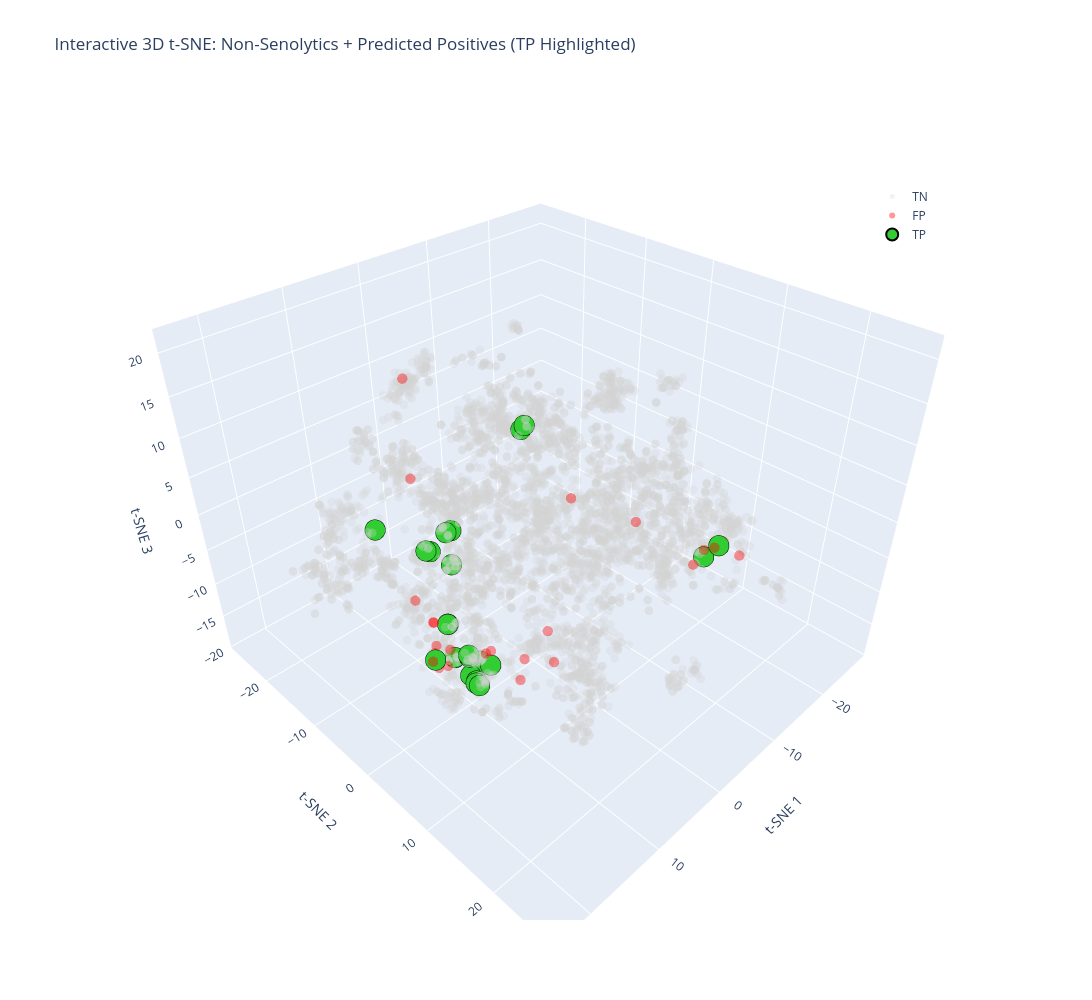
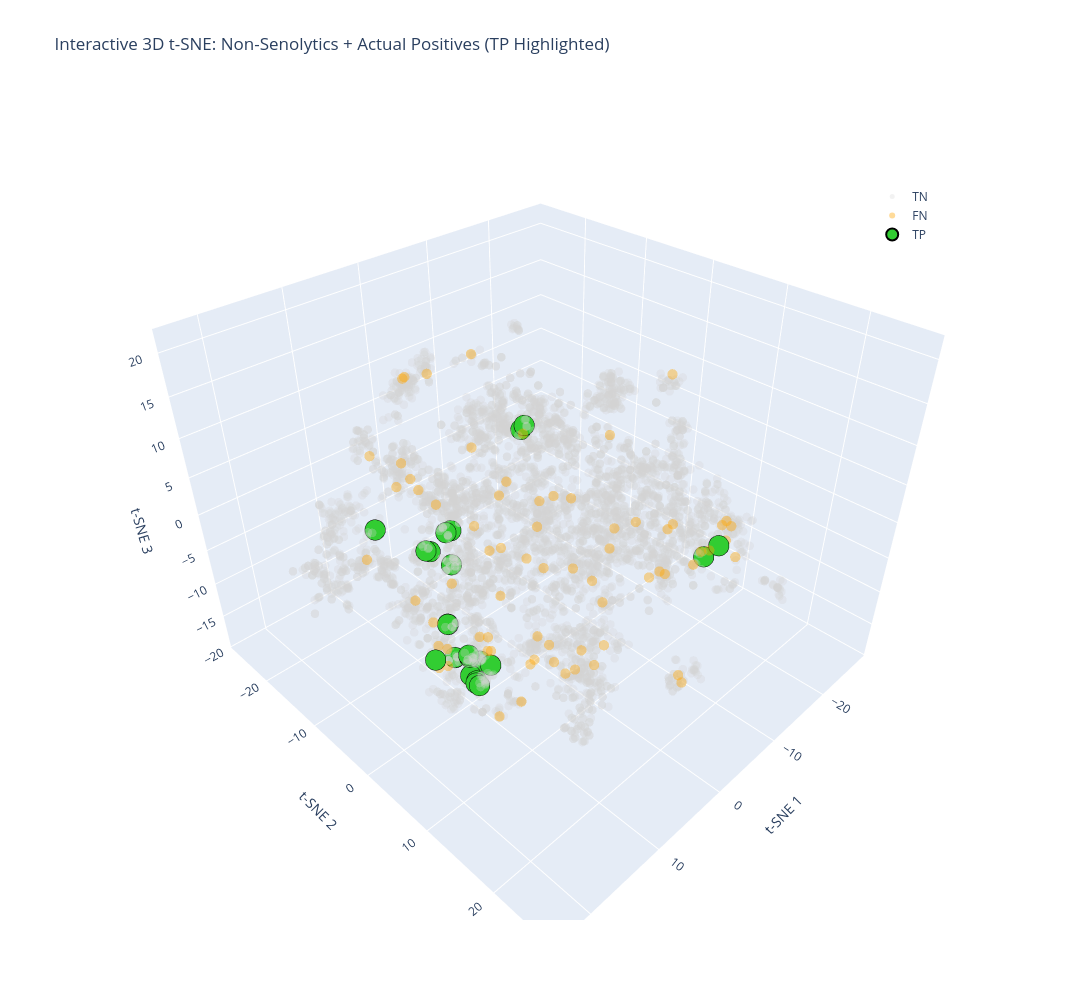

Notebook code for these charts, in order:
### Code cell
import plotly.graph_objects as go
from sklearn.preprocessing import StandardScaler
from sklearn.impute import SimpleImputer
from sklearn.manifold import TSNE
import numpy as np

# 1️⃣ Impute missing values
imputer = SimpleImputer(strategy="mean")
X_imputed = imputer.fit_transform(X.values)

# 2️⃣ Scale features
scaler = StandardScaler()
X_scaled = scaler.fit_transform(X_imputed)

# 3️⃣ Check for NaNs / Infs
if np.any(np.isnan(X_scaled)) or np.any(np.isinf(X_scaled)):
    raise ValueError("Data contains NaNs or Infs after scaling!")

# 4️⃣ Compute t-SNE in 3D
tsne = TSNE(n_components=3, metric="cosine", perplexity=50, max_iter=1000, init='pca', random_state=42)
X_tsne = tsne.fit_transform(X_scaled)

# Map outcomes
outcome = np.array([
    "TP" if t==1 and p==1 else
    "TN" if t==0 and p==0 else
    "FN" if t==1 and p==0 else
    "FP" for t,p in zip(loocv_df["true"], loocv_df["pred"])
])

# Get indices
neg_idx = np.where(outcome == "TN")[0]
tp_idx  = np.where(outcome == "TP")[0]
fp_idx  = np.where(outcome == "FP")[0]
fn_idx  = np.where(outcome == "FN")[0]

# -----------------------
# Interactive 3D Plot: Negatives + Predicted Positives (TP + FP)
# -----------------------
fig = go.Figure()

# Background negatives (faded)
fig.add_trace(go.Scatter3d(
    x=X_tsne[neg_idx,0], y=X_tsne[neg_idx,1], z=X_tsne[neg_idx,2],
    mode='markers',
    name='TN',
    marker=dict(size=5, color='lightgrey', opacity=0.3)
))

# Predicted FP (faded)
fig.add_trace(go.Scatter3d(
    x=X_tsne[fp_idx,0], y=X_tsne[fp_idx,1], z=X_tsne[fp_idx,2],
    mode='markers',
    name='FP',
    marker=dict(size=6, color='red', opacity=0.4)
))

# Predicted TP (highlighted)
fig.add_trace(go.Scatter3d(
    x=X_tsne[tp_idx,0], y=X_tsne[tp_idx,1], z=X_tsne[tp_idx,2],
    mode='markers',
    name='TP',
    marker=dict(size=12, color='limegreen', opacity=1.0, line=dict(color='black', width=2))
))

fig.update_layout(
    width=1400,
    height=1000,
    scene=dict(
        xaxis_title='t-SNE 1',
        yaxis_title='t-SNE 2',
        zaxis_title='t-SNE 3'
    ),
    title="Interactive 3D t-SNE: Non-Senolytics + Predicted Positives (TP Highlighted)",
    legend=dict(x=0.85, y=0.9)
)

fig.show()

# -----------------------
# Interactive 3D Plot: Negatives + Actual Positives (TP + FN)
# -----------------------
fig2 = go.Figure()

# Background negatives (faded)
fig2.add_trace(go.Scatter3d(
    x=X_tsne[neg_idx,0], y=X_tsne[neg_idx,1], z=X_tsne[neg_idx,2],
    mode='markers',
    name='TN',
    marker=dict(size=5, color='lightgrey', opacity=0.3)
))

# Actual FN (faded)
fig2.add_trace(go.Scatter3d(
    x=X_tsne[fn_idx,0], y=X_tsne[fn_idx,1], z=X_tsne[fn_idx,2],
    mode='markers',
    name='FN',
    marker=dict(size=6, color='orange', opacity=0.4)
))

# Actual TP (highlighted)
fig2.add_trace(go.Scatter3d(
    x=X_tsne[tp_idx,0], y=X_tsne[tp_idx,1], z=X_tsne[tp_idx,2],
    mode='markers',
    name='TP',
    marker=dict(size=12, color='limegreen', opacity=1.0, line=dict(color='black', width=2))
))

fig2.update_layout(
    width=1400,
    height=1000,
    scene=dict(
        xaxis_title='t-SNE 1',
        yaxis_title='t-SNE 2',
        zaxis_title='t-SNE 3'
    ),
    title="Interactive 3D t-SNE: Non-Senolytics + Actual Positives (TP Highlighted)",
    legend=dict(x=0.85, y=0.9)
)

fig2.show()

### Figure 1 — Plotly figure (JSON) as saved in the notebook; plotly's stock layout.template omitted (floating-point values rounded to 4 significant figures; data arrays with more than 128 entries replaced by an {"elided": "..."} marker saying what was removed)
{"data": [{"marker": {"color": "lightgrey", "opacity": 0.3, "size": 5}, "mode": "markers", "name": "TN", "type": "scatter3d", "x": {"elided": "4731 float values"}, "y": {"elided": "4731 float values"}, "z": {"elided": "4731 float values"}}, {"marker": {"color": "red", "opacity": 0.4, "size": 6}, "mode": "markers", "name": "FP", "type": "scatter3d", "x": [13.4, -1.213, -2.888, 3.624, -0.8814, -9.509, -14.96, 14.74, 17.44, 17.12, 18.44, -5.768, -8.084, 19.06, 8.781, 16.35, -10.39, 15.98, 13.84, -7.075, 16.74, -8.587, -4.553, 7.357, 11.62, 15.81, 15.63, 17.14, 16.34, 15.33, 15.54, 15.96], "y": [11.97, -1.586, -25.64, -16.86, -1.88, 6.867, -8.284, 7.548, 5.749, 3.327, 5.612, 18.78, 19.12, 5.559, 11.16, 2.534, 20.1, 8.725, 8.216, 19.14, 3.16, 19.15, 18.52, 10.67, 10.73, -1.014, 6.863, 11.31, 2.439, 3.556, 6.836, 8.282], "z": [-5.582, 11.67, 7.714, 0.1894, 11.14, -0.6796, -7.496, -5.08, -5.164, -5.28, -4.845, 3.869, 3.699, -3.609, -2.598, -2.138, 1.35, -6.799, -3.898, 3.649, -4.628, 3.589, 2.532, -8.169, -4.799, -1.705, -4.156, 0.05245, -2.17, -5.849, -4.49, -6.491]}, {"marker": {"color": "limegreen", "line": {"color": "black", "width": 2}, "opacity": 1, "size": 12}, "mode": "markers", "name": "TP", "type": "scatter3d", "x": [15.54, 8.391, 14.74, 13.58, 13.55, 13.56, 13.96, 14.0, 14.23, 16.11, 15.98, 16.13, 15.63, 15.96, 7.368, -8.72, 8.104, 10.69, 11.45, 18.74, -0.5334, 14.86, -7.673, -0.3342, 14.48, 16.13, 7.368, 8.104, 10.69, 11.45, -8.72], "y": [6.836, -4.131, 7.512, 1.172, 1.201, 1.153, 2.498, 2.493, 8.517, 7.58, 8.725, 8.37, 6.863, 8.282, -5.125, 16.87, -5.077, -4.715, -4.411, 5.536, -1.654, -8.332, 19.22, -1.948, 7.033, 8.37, -5.125, -5.077, -4.715, -4.411, 16.87], "z": [-4.49, -2.904, -5.136, -4.963, -4.977, -4.953, -8.559, -8.521, -5.35, -6.108, -6.799, -6.614, -4.156, -6.491, 0.6869, 0.3457, 0.8229, -0.1625, 0.5157, -3.601, 12.03, 3.005, 3.643, 11.51, -5.636, -6.614, 0.6869, 0.8229, -0.1625, 0.5158, 0.3457]}], "layout": {"height": 1000, "legend": {"x": 0.85, "y": 0.9}, "scene": {"xaxis": {"title": {"text": "t-SNE 1"}}, "yaxis": {"title": {"text": "t-SNE 2"}}, "zaxis": {"title": {"text": "t-SNE 3"}}}, "title": {"text": "Interactive 3D t-SNE: Non-Senolytics + Predicted Positives (TP Highlighted)"}, "width": 1400}}

### Figure 2 — Plotly figure (JSON) as saved in the notebook; plotly's stock layout.template omitted (floating-point values rounded to 4 significant figures; data arrays with more than 128 entries replaced by an {"elided": "..."} marker saying what was removed)
{"data": [{"marker": {"color": "lightgrey", "opacity": 0.3, "size": 5}, "mode": "markers", "name": "TN", "type": "scatter3d", "x": {"elided": "4731 float values"}, "y": {"elided": "4731 float values"}, "z": {"elided": "4731 float values"}}, {"marker": {"color": "orange", "opacity": 0.4, "size": 6}, "mode": "markers", "name": "FN", "type": "scatter3d", "x": [2.171, 15.81, -0.6504, 18.44, -11.26, 9.598, 17.44, -6.192, 7.357, -5.378, 16.97, 0.1781, -0.9146, 4.195, -8.291, 10.87, 9.554, 3.853, -2.189, -11.61, -10.76, -4.553, 5.87, -19.81, 16.34, -1.368, 5.289, 2.082, 16.56, 15.37, 9.103, 7.362, -6.01, -13.29, 10.93, 13.84, 15.41, -11.31, 10.73, -11.55, 11.65, 16.86, -9.069, 2.368, -6.384, -9.604, -2.888, -9.509, 4.38, -8.784, 8.831, 2.712, 9.371, 6.52, 2.371, -8.771, 5.46, 10.77, -1.795, 2.1, 6.842, -2.766, 3.653, -2.416, 16.94, -1.319, -7.516, -5.591, 3.148, 7.773, -14.96, 2.627], "y": [3.944, -1.014, -17.74, 5.611, 17.02, -9.918, 5.749, -16.35, 10.67, -9.992, 12.7, -1.094, -6.375, 5.376, 11.62, 3.016, -2.811, -2.936, -8.155, 17.92, 19.43, 18.52, -2.937, 2.546, 2.439, -11.35, -22.36, -2.983, 3.259, -9.824, -11.98, -5.22, 11.99, -9.802, 10.83, 8.216, 9.688, 17.45, -2.981, 0.7339, 10.15, 5.1, 19.1, -17.22, 19.01, 11.89, -25.64, 6.867, 14.85, 4.385, 11.4, 12.97, 15.54, 13.73, 23.37, 11.88, 14.58, 11.25, -1.145, 22.71, 15.13, -25.04, -16.85, -3.538, 11.36, 10.17, 12.95, 18.59, 9.172, 12.72, -8.284, 3.439], "z": [-2.343, -1.705, 12.09, -4.845, 3.22, 8.173, -5.164, 13.11, -8.169, -1.232, -7.474, 11.56, 0.6596, 8.161, -4.395, -7.3, -4.143, -2.81, -16.1, 3.376, 0.5786, 2.532, 1.624, 12.44, -2.17, 4.71, 1.614, -3.409, -4.695, -1.521, 3.921, 0.8436, -3.722, -7.06, -5.927, -3.898, -0.07168, 3.965, 6.817, 7.191, -11.24, -3.683, 3.466, -2.204, 3.615, 1.545, 7.714, -0.6796, -4.981, -2.485, -4.272, -1.394, -4.474, -5.014, -5.649, 1.303, -7.203, -5.106, -18.14, -5.302, 5.076, 8.196, 0.1593, -7.723, 0.2858, 1.798, -3.555, 3.652, 1.106, -8.107, -7.496, 3.166]}, {"marker": {"color": "limegreen", "line": {"color": "black", "width": 2}, "opacity": 1, "size": 12}, "mode": "markers", "name": "TP", "type": "scatter3d", "x": [15.54, 8.391, 14.74, 13.58, 13.55, 13.56, 13.96, 14.0, 14.23, 16.11, 15.98, 16.13, 15.63, 15.96, 7.368, -8.72, 8.104, 10.69, 11.45, 18.74, -0.5334, 14.86, -7.673, -0.3342, 14.48, 16.13, 7.368, 8.104, 10.69, 11.45, -8.72], "y": [6.836, -4.131, 7.512, 1.172, 1.201, 1.153, 2.498, 2.493, 8.517, 7.58, 8.725, 8.37, 6.863, 8.282, -5.125, 16.87, -5.077, -4.715, -4.411, 5.536, -1.654, -8.332, 19.22, -1.948, 7.033, 8.37, -5.125, -5.077, -4.715, -4.411, 16.87], "z": [-4.49, -2.904, -5.136, -4.963, -4.977, -4.953, -8.559, -8.521, -5.35, -6.108, -6.799, -6.614, -4.156, -6.491, 0.6869, 0.3457, 0.8229, -0.1625, 0.5157, -3.601, 12.03, 3.005, 3.643, 11.51, -5.636, -6.614, 0.6869, 0.8229, -0.1625, 0.5158, 0.3457]}], "layout": {"height": 1000, "legend": {"x": 0.85, "y": 0.9}, "scene": {"xaxis": {"title": {"text": "t-SNE 1"}}, "yaxis": {"title": {"text": "t-SNE 2"}}, "zaxis": {"title": {"text": "t-SNE 3"}}}, "title": {"text": "Interactive 3D t-SNE: Non-Senolytics + Actual Positives (TP Highlighted)"}, "width": 1400}}
